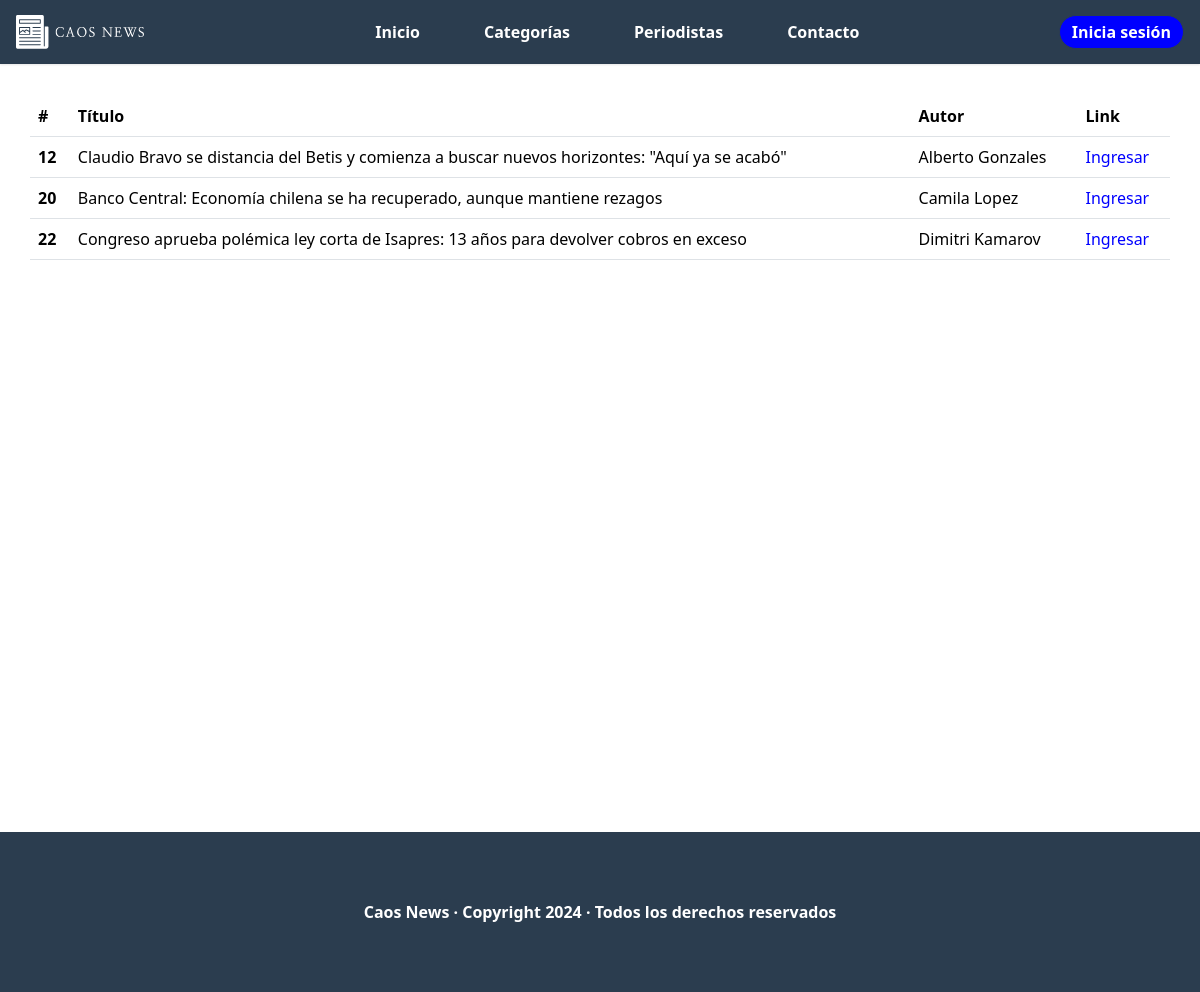
Before: /lista_noticias_en_espera with the older database file.
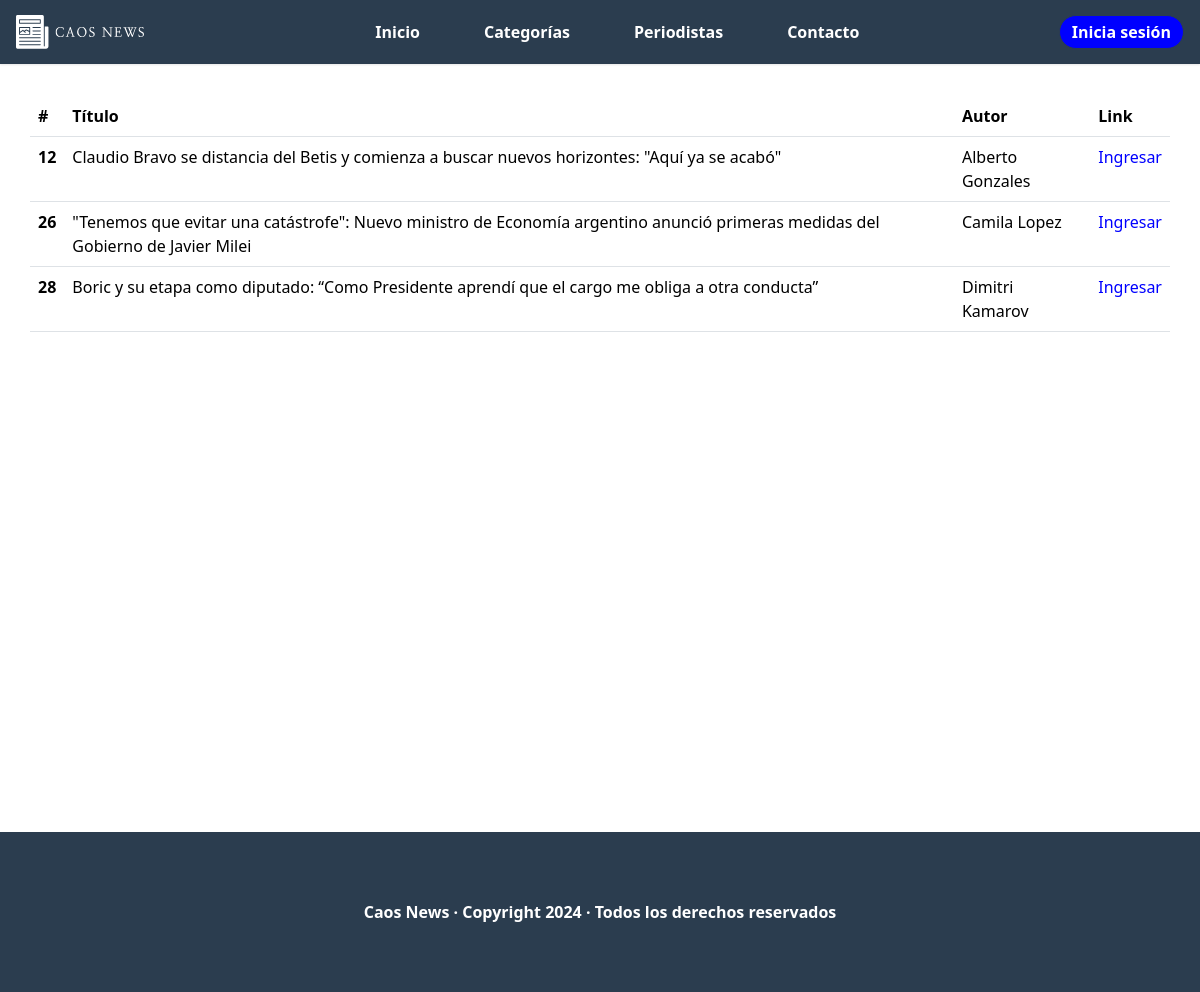
After: the same page with the newer database file.
### core/models.py (models this page shows, shortened)
class Noticia(models.Model):
    titulo = models.CharField(max_length=100, unique=True)
    ubicacion = models.CharField(max_length=50)
    fecha = models.DateField(auto_now=True)
    portada = models.ImageField(upload_to='portadas_noticias', blank=False, default='portada.jpg')
    cuerpo = models.TextField()
    id_autor = models.ForeignKey(User, on_delete=models.CASCADE)
    id_categoria = models.ForeignKey(CategoriaNoticia, on_delete=models.RESTRICT)
    id_estado_noticia = models.ForeignKey(EstadoNoticia, on_delete=models.RESTRICT)

### core/views.py (the view)
# urls.py: path('lista_noticias_en_espera', lista_noticias_en_espera, name='lista_noticias_en_espera'),
def lista_noticias_en_espera(request):
    list_noticias = Noticia.objects.filter(id_estado_noticia=1)
    aux = {
        'lista_noticias': list_noticias
    }
    return render(request, 'core/paginas/admin/lista_noticias_en_espera.html', aux)

### core/templates/core/paginas/admin/lista_noticias_en_espera.html
{% extends 'core/base.html'%}
{% load static %}
{% block estilo %}
  <link rel="stylesheet" href="{% static 'core/css/lista_noticias_en_espera.css' %}">
{% endblock %}
{% block content %}
  <main>
    <table class="table container">
      <thead>
        <tr>
          <th scope="col">#</th>
          <th scope="col">Título</th>
          <th scope="col">Autor</th>
          <th scope="col">Link</th>
        </tr>
      </thead>
      <tbody>
        {% for noticia in lista_noticias %}
          <tr>
            <th scope="row">{{noticia.id}}</th>
            <td>{{noticia.titulo}}</td>
            <td>{{noticia.id_autor.first_name}} {{noticia.id_autor.last_name}}</td>
            <td class="link"><a href="{% url 'noticia_en_espera' noticia.id %}">Ingresar</a></td>
          </tr>
        {% endfor %}
      </tbody>
    </table>
  </main>
  {% endblock %}

Changed rows visible on the page:
removed Noticia: id "20", titulo "Banco Central: Economía chilena se ha recuperado, aunque mantiene rezagos", id_autor.first_name "Camila", id_autor.last_name "Lopez"
no longer on this page (row edited): Noticia: id "22", titulo "Congreso aprueba polémica ley corta de Isapres: 13 años para devolver cobros en exceso", id_autor.first_name "Dimitri", id_autor.last_name "Kamarov"
added Noticia: id "26", titulo "\"Tenemos que evitar una catástrofe\": Nuevo ministro de Economía argentino anunció primeras medidas del Gobierno de Javier Milei", id_autor.first_name "Camila", id_autor.last_name "Lopez"
added Noticia: id "28", titulo "Boric y su etapa como diputado: “Como Presidente aprendí que el cargo me obliga a otra conducta”", id_autor.first_name "Dimitri", id_autor.last_name "Kamarov"
